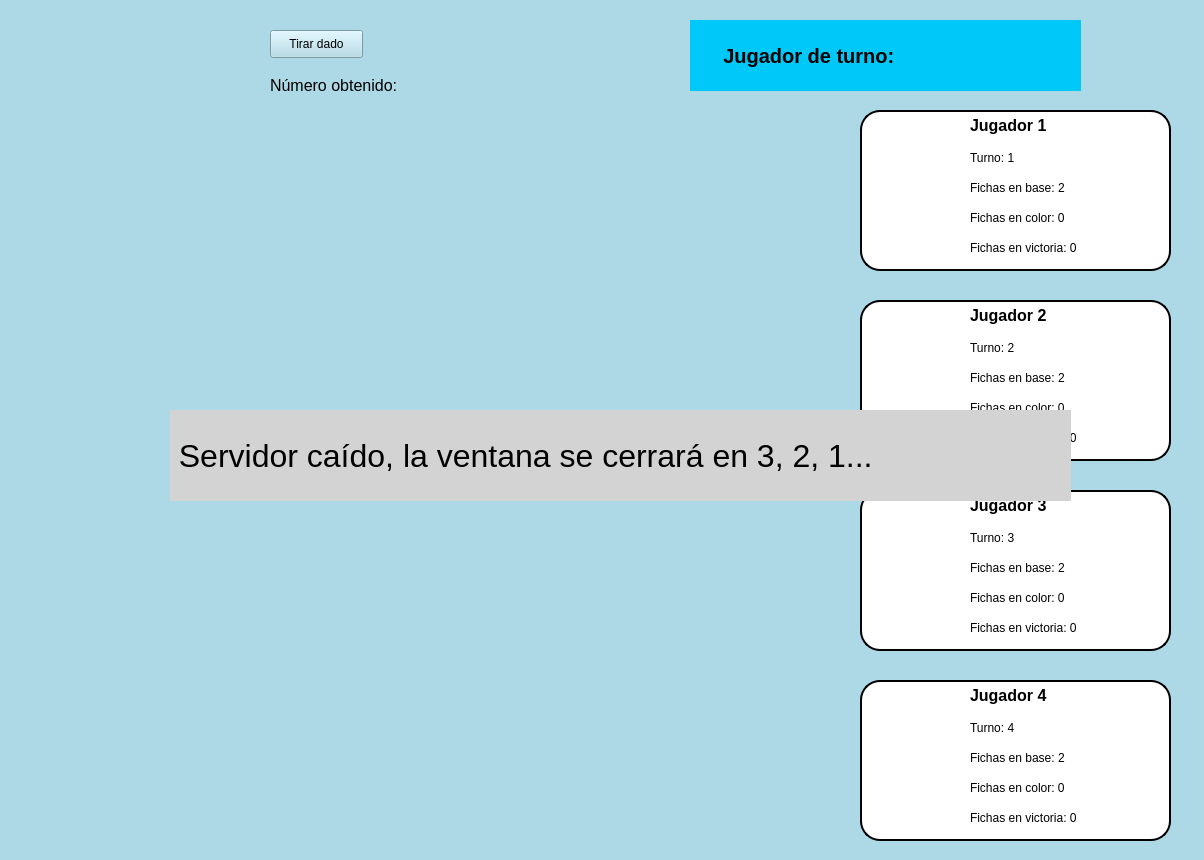
<?xml version="1.0" encoding="UTF-8"?>
<ui version="4.0">
 <class>ventana_juego</class>
 <widget class="QWidget" name="ventana_juego">
  <property name="geometry">
   <rect>
    <x>0</x>
    <y>0</y>
    <width>1204</width>
    <height>860</height>
   </rect>
  </property>
  <property name="windowTitle">
   <string>DCCasillas</string>
  </property>
  <property name="windowIcon">
   <iconset>
    <normaloff>../../Sprites/Logos/logo.png</normaloff>../../Sprites/Logos/logo.png</iconset>
  </property>
  <property name="styleSheet">
   <string notr="true">background-color: lightblue;</string>
  </property>
  <widget class="QLabel" name="label">
   <property name="geometry">
    <rect>
     <x>10</x>
     <y>130</y>
     <width>811</width>
     <height>711</height>
    </rect>
   </property>
   <property name="text">
    <string/>
   </property>
   <property name="pixmap">
    <pixmap>../../Sprites/Juego/tablero.png</pixmap>
   </property>
   <property name="scaledContents">
    <bool>true</bool>
   </property>
  </widget>
  <widget class="QLabel" name="label_2">
   <property name="geometry">
    <rect>
     <x>860</x>
     <y>110</y>
     <width>311</width>
     <height>161</height>
    </rect>
   </property>
   <property name="styleSheet">
    <string notr="true">background-color: white;
border-radius: 20px;
border: 2px solid black;</string>
   </property>
   <property name="text">
    <string/>
   </property>
  </widget>
  <widget class="QLabel" name="label_3">
   <property name="geometry">
    <rect>
     <x>860</x>
     <y>300</y>
     <width>311</width>
     <height>161</height>
    </rect>
   </property>
   <property name="styleSheet">
    <string notr="true">background-color: white;
border-radius: 20px;
border: 2px solid black;</string>
   </property>
   <property name="text">
    <string/>
   </property>
  </widget>
  <widget class="QLabel" name="label_4">
   <property name="geometry">
    <rect>
     <x>860</x>
     <y>490</y>
     <width>311</width>
     <height>161</height>
    </rect>
   </property>
   <property name="styleSheet">
    <string notr="true">background-color: white;
border-radius: 20px;
border: 2px solid black;</string>
   </property>
   <property name="text">
    <string/>
   </property>
  </widget>
  <widget class="QLabel" name="label_5">
   <property name="geometry">
    <rect>
     <x>860</x>
     <y>680</y>
     <width>311</width>
     <height>161</height>
    </rect>
   </property>
   <property name="styleSheet">
    <string notr="true">background-color: white;
border-radius: 20px;
border: 2px solid black;</string>
   </property>
   <property name="text">
    <string/>
   </property>
  </widget>
  <widget class="QLabel" name="label_6">
   <property name="geometry">
    <rect>
     <x>120</x>
     <y>20</y>
     <width>101</width>
     <height>101</height>
    </rect>
   </property>
   <property name="styleSheet">
    <string notr="true">background-color: transparent;</string>
   </property>
   <property name="text">
    <string/>
   </property>
   <property name="pixmap">
    <pixmap>../../Sprites/Logos/dado.png</pixmap>
   </property>
   <property name="scaledContents">
    <bool>true</bool>
   </property>
  </widget>
  <widget class="QPushButton" name="boton_dado">
   <property name="geometry">
    <rect>
     <x>270</x>
     <y>30</y>
     <width>93</width>
     <height>28</height>
    </rect>
   </property>
   <property name="text">
    <string>Tirar dado</string>
   </property>
  </widget>
  <widget class="QLabel" name="contador_numero">
   <property name="geometry">
    <rect>
     <x>270</x>
     <y>70</y>
     <width>191</width>
     <height>31</height>
    </rect>
   </property>
   <property name="styleSheet">
    <string notr="true">background-color:transparent;
font-size: 12pt</string>
   </property>
   <property name="text">
    <string>Número obtenido: </string>
   </property>
  </widget>
  <widget class="QLabel" name="label_jugador_turno">
   <property name="geometry">
    <rect>
     <x>690</x>
     <y>20</y>
     <width>391</width>
     <height>71</height>
    </rect>
   </property>
   <property name="styleSheet">
    <string notr="true">background-color: rgb(0, 200, 249);
font-size: 15pt;
font-weight: bold;</string>
   </property>
   <property name="text">
    <string>      Jugador de turno: </string>
   </property>
  </widget>
  <widget class="QLabel" name="fichas_dobles_azul">
   <property name="geometry">
    <rect>
     <x>40</x>
     <y>150</y>
     <width>81</width>
     <height>91</height>
    </rect>
   </property>
   <property name="styleSheet">
    <string notr="true">background-color: transparent;</string>
   </property>
   <property name="text">
    <string/>
   </property>
   <property name="pixmap">
    <pixmap>../../Sprites/Fichas/Dobles/fichas-azules.png</pixmap>
   </property>
   <property name="scaledContents">
    <bool>true</bool>
   </property>
  </widget>
  <widget class="QLabel" name="fichas_dobles_amarillo">
   <property name="geometry">
    <rect>
     <x>700</x>
     <y>150</y>
     <width>81</width>
     <height>91</height>
    </rect>
   </property>
   <property name="styleSheet">
    <string notr="true">background-color: transparent;</string>
   </property>
   <property name="text">
    <string/>
   </property>
   <property name="pixmap">
    <pixmap>../../Sprites/Fichas/Dobles/fichas-amarillas.png</pixmap>
   </property>
   <property name="scaledContents">
    <bool>true</bool>
   </property>
  </widget>
  <widget class="QLabel" name="fichas_dobles_rojo">
   <property name="geometry">
    <rect>
     <x>40</x>
     <y>730</y>
     <width>81</width>
     <height>91</height>
    </rect>
   </property>
   <property name="styleSheet">
    <string notr="true">background-color: transparent;</string>
   </property>
   <property name="text">
    <string/>
   </property>
   <property name="pixmap">
    <pixmap>../../Sprites/Fichas/Dobles/fichas-rojas.png</pixmap>
   </property>
   <property name="scaledContents">
    <bool>true</bool>
   </property>
  </widget>
  <widget class="QLabel" name="fichas_dobles_verde">
   <property name="geometry">
    <rect>
     <x>710</x>
     <y>730</y>
     <width>81</width>
     <height>91</height>
    </rect>
   </property>
   <property name="styleSheet">
    <string notr="true">background-color: transparent;</string>
   </property>
   <property name="text">
    <string/>
   </property>
   <property name="pixmap">
    <pixmap>../../Sprites/Fichas/Dobles/fichas-verdes.png</pixmap>
   </property>
   <property name="scaledContents">
    <bool>true</bool>
   </property>
  </widget>
  <widget class="QLabel" name="fichas_dobles_amarillo_2">
   <property name="geometry">
    <rect>
     <x>440</x>
     <y>270</y>
     <width>81</width>
     <height>81</height>
    </rect>
   </property>
   <property name="styleSheet">
    <string notr="true">background-color: transparent;</string>
   </property>
   <property name="text">
    <string/>
   </property>
   <property name="pixmap">
    <pixmap>../../Sprites/Juego/estrella.png</pixmap>
   </property>
   <property name="scaledContents">
    <bool>true</bool>
   </property>
  </widget>
  <widget class="QLabel" name="fichas_dobles_amarillo_3">
   <property name="geometry">
    <rect>
     <x>570</x>
     <y>510</y>
     <width>81</width>
     <height>81</height>
    </rect>
   </property>
   <property name="styleSheet">
    <string notr="true">background-color: transparent;</string>
   </property>
   <property name="text">
    <string/>
   </property>
   <property name="pixmap">
    <pixmap>../../Sprites/Juego/estrella.png</pixmap>
   </property>
   <property name="scaledContents">
    <bool>true</bool>
   </property>
  </widget>
  <widget class="QLabel" name="fichas_dobles_amarillo_4">
   <property name="geometry">
    <rect>
     <x>310</x>
     <y>620</y>
     <width>81</width>
     <height>81</height>
    </rect>
   </property>
   <property name="styleSheet">
    <string notr="true">background-color: transparent;</string>
   </property>
   <property name="text">
    <string/>
   </property>
   <property name="pixmap">
    <pixmap>../../Sprites/Juego/estrella.png</pixmap>
   </property>
   <property name="scaledContents">
    <bool>true</bool>
   </property>
  </widget>
  <widget class="QLabel" name="fichas_dobles_amarillo_5">
   <property name="geometry">
    <rect>
     <x>170</x>
     <y>390</y>
     <width>81</width>
     <height>81</height>
    </rect>
   </property>
   <property name="styleSheet">
    <string notr="true">background-color: transparent;</string>
   </property>
   <property name="text">
    <string/>
   </property>
   <property name="pixmap">
    <pixmap>../../Sprites/Juego/estrella.png</pixmap>
   </property>
   <property name="scaledContents">
    <bool>true</bool>
   </property>
  </widget>
  <widget class="QLabel" name="ficha_azul1">
   <property name="geometry">
    <rect>
     <x>60</x>
     <y>150</y>
     <width>81</width>
     <height>91</height>
    </rect>
   </property>
   <property name="styleSheet">
    <string notr="true">background-color: transparent;</string>
   </property>
   <property name="text">
    <string/>
   </property>
   <property name="pixmap">
    <pixmap>../../Sprites/Fichas/Simples/ficha-azul.png</pixmap>
   </property>
   <property name="scaledContents">
    <bool>true</bool>
   </property>
  </widget>
  <widget class="QLabel" name="ficha_azul2">
   <property name="geometry">
    <rect>
     <x>20</x>
     <y>150</y>
     <width>81</width>
     <height>91</height>
    </rect>
   </property>
   <property name="styleSheet">
    <string notr="true">background-color: transparent;</string>
   </property>
   <property name="text">
    <string/>
   </property>
   <property name="pixmap">
    <pixmap>../../Sprites/Fichas/Simples/ficha-azul.png</pixmap>
   </property>
   <property name="scaledContents">
    <bool>true</bool>
   </property>
  </widget>
  <widget class="QLabel" name="label_jugador1">
   <property name="geometry">
    <rect>
     <x>970</x>
     <y>110</y>
     <width>171</width>
     <height>31</height>
    </rect>
   </property>
   <property name="styleSheet">
    <string notr="true">background-color: transparent;
font-size: 12pt;
font-weight: bold;</string>
   </property>
   <property name="text">
    <string>Jugador 1</string>
   </property>
  </widget>
  <widget class="QLabel" name="ficha_azul3">
   <property name="geometry">
    <rect>
     <x>860</x>
     <y>150</y>
     <width>81</width>
     <height>91</height>
    </rect>
   </property>
   <property name="styleSheet">
    <string notr="true">background-color: transparent;</string>
   </property>
   <property name="text">
    <string/>
   </property>
   <property name="pixmap">
    <pixmap>../../Sprites/Fichas/Simples/ficha-azul.png</pixmap>
   </property>
   <property name="scaledContents">
    <bool>true</bool>
   </property>
  </widget>
  <widget class="QLabel" name="contador_turno1">
   <property name="geometry">
    <rect>
     <x>970</x>
     <y>150</y>
     <width>71</width>
     <height>16</height>
    </rect>
   </property>
   <property name="styleSheet">
    <string notr="true">background-color: transparent;
font-size:9pt</string>
   </property>
   <property name="text">
    <string>Turno: 1</string>
   </property>
  </widget>
  <widget class="QLabel" name="label_fichas_base1">
   <property name="geometry">
    <rect>
     <x>970</x>
     <y>180</y>
     <width>161</width>
     <height>16</height>
    </rect>
   </property>
   <property name="styleSheet">
    <string notr="true">background-color: transparent;
font-size:9pt</string>
   </property>
   <property name="text">
    <string>Fichas en base: 2</string>
   </property>
  </widget>
  <widget class="QLabel" name="label_fichas_color1">
   <property name="geometry">
    <rect>
     <x>970</x>
     <y>210</y>
     <width>161</width>
     <height>16</height>
    </rect>
   </property>
   <property name="styleSheet">
    <string notr="true">background-color: transparent;
font-size:9pt</string>
   </property>
   <property name="text">
    <string>Fichas en color: 0</string>
   </property>
  </widget>
  <widget class="QLabel" name="label_fichas_victoria1">
   <property name="geometry">
    <rect>
     <x>970</x>
     <y>240</y>
     <width>161</width>
     <height>16</height>
    </rect>
   </property>
   <property name="styleSheet">
    <string notr="true">background-color: transparent;
font-size:9pt</string>
   </property>
   <property name="text">
    <string>Fichas en victoria: 0</string>
   </property>
  </widget>
  <widget class="QLabel" name="label_fichas_victoria2">
   <property name="geometry">
    <rect>
     <x>970</x>
     <y>430</y>
     <width>161</width>
     <height>16</height>
    </rect>
   </property>
   <property name="styleSheet">
    <string notr="true">background-color: transparent;
font-size:9pt</string>
   </property>
   <property name="text">
    <string>Fichas en victoria: 0</string>
   </property>
  </widget>
  <widget class="QLabel" name="label_jugador2">
   <property name="geometry">
    <rect>
     <x>970</x>
     <y>300</y>
     <width>171</width>
     <height>31</height>
    </rect>
   </property>
   <property name="styleSheet">
    <string notr="true">background-color: transparent;
font-size: 12pt;
font-weight: bold;</string>
   </property>
   <property name="text">
    <string>Jugador 2</string>
   </property>
  </widget>
  <widget class="QLabel" name="contador_turno2">
   <property name="geometry">
    <rect>
     <x>970</x>
     <y>340</y>
     <width>71</width>
     <height>16</height>
    </rect>
   </property>
   <property name="styleSheet">
    <string notr="true">background-color: transparent;
font-size:9pt</string>
   </property>
   <property name="text">
    <string>Turno: 2</string>
   </property>
  </widget>
  <widget class="QLabel" name="label_fichas_base2">
   <property name="geometry">
    <rect>
     <x>970</x>
     <y>370</y>
     <width>161</width>
     <height>16</height>
    </rect>
   </property>
   <property name="styleSheet">
    <string notr="true">background-color: transparent;
font-size:9pt</string>
   </property>
   <property name="text">
    <string>Fichas en base: 2</string>
   </property>
  </widget>
  <widget class="QLabel" name="ficha_verde3">
   <property name="geometry">
    <rect>
     <x>860</x>
     <y>340</y>
     <width>81</width>
     <height>91</height>
    </rect>
   </property>
   <property name="styleSheet">
    <string notr="true">background-color: transparent;</string>
   </property>
   <property name="text">
    <string/>
   </property>
   <property name="pixmap">
    <pixmap>../../Sprites/Fichas/Simples/ficha-verde.png</pixmap>
   </property>
   <property name="scaledContents">
    <bool>true</bool>
   </property>
  </widget>
  <widget class="QLabel" name="label_fichas_color2">
   <property name="geometry">
    <rect>
     <x>970</x>
     <y>400</y>
     <width>161</width>
     <height>16</height>
    </rect>
   </property>
   <property name="styleSheet">
    <string notr="true">background-color: transparent;
font-size:9pt</string>
   </property>
   <property name="text">
    <string>Fichas en color: 0</string>
   </property>
  </widget>
  <widget class="QLabel" name="label_fichas_victoria3">
   <property name="geometry">
    <rect>
     <x>970</x>
     <y>620</y>
     <width>161</width>
     <height>16</height>
    </rect>
   </property>
   <property name="styleSheet">
    <string notr="true">background-color: transparent;
font-size:9pt</string>
   </property>
   <property name="text">
    <string>Fichas en victoria: 0</string>
   </property>
  </widget>
  <widget class="QLabel" name="label_jugador3">
   <property name="geometry">
    <rect>
     <x>970</x>
     <y>490</y>
     <width>171</width>
     <height>31</height>
    </rect>
   </property>
   <property name="styleSheet">
    <string notr="true">background-color: transparent;
font-size: 12pt;
font-weight: bold;</string>
   </property>
   <property name="text">
    <string>Jugador 3</string>
   </property>
  </widget>
  <widget class="QLabel" name="contador_turno3">
   <property name="geometry">
    <rect>
     <x>970</x>
     <y>530</y>
     <width>71</width>
     <height>16</height>
    </rect>
   </property>
   <property name="styleSheet">
    <string notr="true">background-color: transparent;
font-size:9pt</string>
   </property>
   <property name="text">
    <string>Turno: 3</string>
   </property>
  </widget>
  <widget class="QLabel" name="label_fichas_base3">
   <property name="geometry">
    <rect>
     <x>970</x>
     <y>560</y>
     <width>161</width>
     <height>16</height>
    </rect>
   </property>
   <property name="styleSheet">
    <string notr="true">background-color: transparent;
font-size:9pt</string>
   </property>
   <property name="text">
    <string>Fichas en base: 2</string>
   </property>
  </widget>
  <widget class="QLabel" name="ficha_amarillo3">
   <property name="geometry">
    <rect>
     <x>860</x>
     <y>530</y>
     <width>81</width>
     <height>91</height>
    </rect>
   </property>
   <property name="styleSheet">
    <string notr="true">background-color: transparent;</string>
   </property>
   <property name="text">
    <string/>
   </property>
   <property name="pixmap">
    <pixmap>../../Sprites/Fichas/Simples/ficha-amarilla.png</pixmap>
   </property>
   <property name="scaledContents">
    <bool>true</bool>
   </property>
  </widget>
  <widget class="QLabel" name="label_fichas_color3">
   <property name="geometry">
    <rect>
     <x>970</x>
     <y>590</y>
     <width>161</width>
     <height>16</height>
    </rect>
   </property>
   <property name="styleSheet">
    <string notr="true">background-color: transparent;
font-size:9pt</string>
   </property>
   <property name="text">
    <string>Fichas en color: 0</string>
   </property>
  </widget>
  <widget class="QLabel" name="label_fichas_victoria4">
   <property name="geometry">
    <rect>
     <x>970</x>
     <y>810</y>
     <width>161</width>
     <height>16</height>
    </rect>
   </property>
   <property name="styleSheet">
    <string notr="true">background-color: transparent;
font-size:9pt</string>
   </property>
   <property name="text">
    <string>Fichas en victoria: 0</string>
   </property>
  </widget>
  <widget class="QLabel" name="label_jugador4">
   <property name="geometry">
    <rect>
     <x>970</x>
     <y>680</y>
     <width>171</width>
     <height>31</height>
    </rect>
   </property>
   <property name="styleSheet">
    <string notr="true">background-color: transparent;
font-size: 12pt;
font-weight: bold;</string>
   </property>
   <property name="text">
    <string>Jugador 4</string>
   </property>
  </widget>
  <widget class="QLabel" name="contador_turno4">
   <property name="geometry">
    <rect>
     <x>970</x>
     <y>720</y>
     <width>71</width>
     <height>16</height>
    </rect>
   </property>
   <property name="styleSheet">
    <string notr="true">background-color: transparent;
font-size:9pt</string>
   </property>
   <property name="text">
    <string>Turno: 4</string>
   </property>
  </widget>
  <widget class="QLabel" name="label_fichas_base4">
   <property name="geometry">
    <rect>
     <x>970</x>
     <y>750</y>
     <width>161</width>
     <height>16</height>
    </rect>
   </property>
   <property name="styleSheet">
    <string notr="true">background-color: transparent;
font-size:9pt</string>
   </property>
   <property name="text">
    <string>Fichas en base: 2</string>
   </property>
  </widget>
  <widget class="QLabel" name="ficha_rojo3">
   <property name="geometry">
    <rect>
     <x>860</x>
     <y>720</y>
     <width>81</width>
     <height>91</height>
    </rect>
   </property>
   <property name="styleSheet">
    <string notr="true">background-color: transparent;</string>
   </property>
   <property name="text">
    <string/>
   </property>
   <property name="pixmap">
    <pixmap>../../Sprites/Fichas/Simples/ficha-roja.png</pixmap>
   </property>
   <property name="scaledContents">
    <bool>true</bool>
   </property>
  </widget>
  <widget class="QLabel" name="label_fichas_color4">
   <property name="geometry">
    <rect>
     <x>970</x>
     <y>780</y>
     <width>161</width>
     <height>16</height>
    </rect>
   </property>
   <property name="styleSheet">
    <string notr="true">background-color: transparent;
font-size:9pt</string>
   </property>
   <property name="text">
    <string>Fichas en color: 0</string>
   </property>
  </widget>
  <widget class="QLabel" name="ficha_rojo2">
   <property name="geometry">
    <rect>
     <x>50</x>
     <y>730</y>
     <width>81</width>
     <height>91</height>
    </rect>
   </property>
   <property name="styleSheet">
    <string notr="true">background-color: transparent;</string>
   </property>
   <property name="text">
    <string/>
   </property>
   <property name="pixmap">
    <pixmap>../../Sprites/Fichas/Simples/ficha-roja.png</pixmap>
   </property>
   <property name="scaledContents">
    <bool>true</bool>
   </property>
  </widget>
  <widget class="QLabel" name="ficha_rojo1">
   <property name="geometry">
    <rect>
     <x>20</x>
     <y>730</y>
     <width>81</width>
     <height>91</height>
    </rect>
   </property>
   <property name="styleSheet">
    <string notr="true">background-color: transparent;</string>
   </property>
   <property name="text">
    <string/>
   </property>
   <property name="pixmap">
    <pixmap>../../Sprites/Fichas/Simples/ficha-roja.png</pixmap>
   </property>
   <property name="scaledContents">
    <bool>true</bool>
   </property>
  </widget>
  <widget class="QLabel" name="ficha_amarillo1">
   <property name="geometry">
    <rect>
     <x>730</x>
     <y>150</y>
     <width>81</width>
     <height>91</height>
    </rect>
   </property>
   <property name="styleSheet">
    <string notr="true">background-color: transparent;</string>
   </property>
   <property name="text">
    <string/>
   </property>
   <property name="pixmap">
    <pixmap>../../Sprites/Fichas/Simples/ficha-amarilla.png</pixmap>
   </property>
   <property name="scaledContents">
    <bool>true</bool>
   </property>
  </widget>
  <widget class="QLabel" name="ficha_amarillo2">
   <property name="geometry">
    <rect>
     <x>690</x>
     <y>150</y>
     <width>81</width>
     <height>91</height>
    </rect>
   </property>
   <property name="styleSheet">
    <string notr="true">background-color: transparent;</string>
   </property>
   <property name="text">
    <string/>
   </property>
   <property name="pixmap">
    <pixmap>../../Sprites/Fichas/Simples/ficha-amarilla.png</pixmap>
   </property>
   <property name="scaledContents">
    <bool>true</bool>
   </property>
  </widget>
  <widget class="QLabel" name="ficha_verde1">
   <property name="geometry">
    <rect>
     <x>690</x>
     <y>730</y>
     <width>81</width>
     <height>91</height>
    </rect>
   </property>
   <property name="styleSheet">
    <string notr="true">background-color: transparent;</string>
   </property>
   <property name="text">
    <string/>
   </property>
   <property name="pixmap">
    <pixmap>../../Sprites/Fichas/Simples/ficha-verde.png</pixmap>
   </property>
   <property name="scaledContents">
    <bool>true</bool>
   </property>
  </widget>
  <widget class="QLabel" name="ficha_verde2">
   <property name="geometry">
    <rect>
     <x>730</x>
     <y>730</y>
     <width>81</width>
     <height>91</height>
    </rect>
   </property>
   <property name="styleSheet">
    <string notr="true">background-color: transparent;</string>
   </property>
   <property name="text">
    <string/>
   </property>
   <property name="pixmap">
    <pixmap>../../Sprites/Fichas/Simples/ficha-verde.png</pixmap>
   </property>
   <property name="scaledContents">
    <bool>true</bool>
   </property>
  </widget>
  <widget class="QLabel" name="label_error">
   <property name="geometry">
    <rect>
     <x>170</x>
     <y>410</y>
     <width>901</width>
     <height>91</height>
    </rect>
   </property>
   <property name="styleSheet">
    <string notr="true">font-size: 24pt;
background-color: lightgrey;</string>
   </property>
   <property name="text">
    <string> Servidor caído, la ventana se cerrará en 3, 2, 1...</string>
   </property>
  </widget>
 </widget>
 <resources/>
 <connections/>
</ui>
